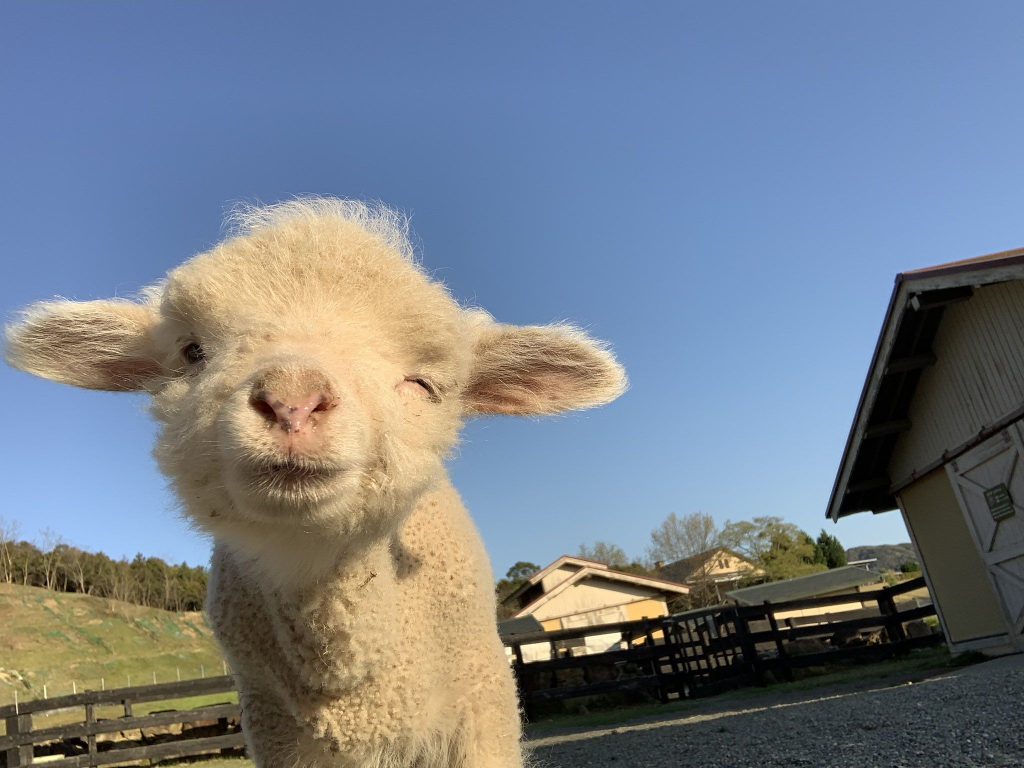
#> input picture Lab 2/src/image.JPG, 2048 x 1536 px, given in place of the camera (shown at 1/2 size)
$ python reactangle_object.py
#> lines starting #> are read from the running program, lines starting #| are printed output that depends on the picture; after the words box and inside, x2 and y2 are one past the last pixel; in counts of white or black regions, pixels touching at a corner belong together
### Lab 2/filter_red.py
import cv2

WINDOW_TRACKBARS_NAME = "setup"
TRACKBAR_NAMES = ['minH', 'minS', 'minV', 'maxH', 'maxS', 'maxV']
TRACKBAR_DEFAULTS = [119, 140, 3, 137, 255, 255]
TRACKBAR_LIMITS = [(0, 179), (0, 255), (0, 255), (0, 179), (0, 255), (0, 255)]


def nothing(args):
    pass


def create_trackbar_window():
    cv2.namedWindow(WINDOW_TRACKBARS_NAME, cv2.WINDOW_NORMAL)
    cv2.resizeWindow(WINDOW_TRACKBARS_NAME, 300, 200)
    for name, default, limits in zip(TRACKBAR_NAMES, TRACKBAR_DEFAULTS, TRACKBAR_LIMITS):
        cv2.createTrackbar(name, WINDOW_TRACKBARS_NAME, default, limits[1], nothing)


def get_trackbar_values():
    return [cv2.getTrackbarPos(name, WINDOW_TRACKBARS_NAME) for name in TRACKBAR_NAMES]


# [28 lines left out: functions apply_color_filter, main, not called in this run]


# [2 lines that do not run on import are left out]

### Lab 2/reactangle_object.py
import cv2
import numpy as np

from filter_red import create_trackbar_window, get_trackbar_values


def main():
    cap = cv2.VideoCapture(0)
    create_trackbar_window()

    while True:
        ret, frame = cap.read()
#> frame is the input picture: shape (1536, 2048, 3); mean B, G, R 138, 126.7, 117.7
        if not ret:
            break

        minH, minS, minV, maxH, maxS, maxV = get_trackbar_values()
        min_p = (minH, minS, minV)
        max_p = (maxH, maxS, maxV)

        hsv_frame = cv2.cvtColor(frame, cv2.COLOR_BGR2HSV_FULL)
#> hsv_frame: shape (1536, 2048, 3); mean H, S, V 101.5, 94.7, 157.7
        hsv_frame[:, :, 0] = (hsv_frame[:, :, 0] + 128) % 0xFF
#> hsv_frame: shape (1536, 2048, 3); mean H, S, V 83.8, 94.7, 157.7

        mask = cv2.inRange(hsv_frame, min_p, max_p)
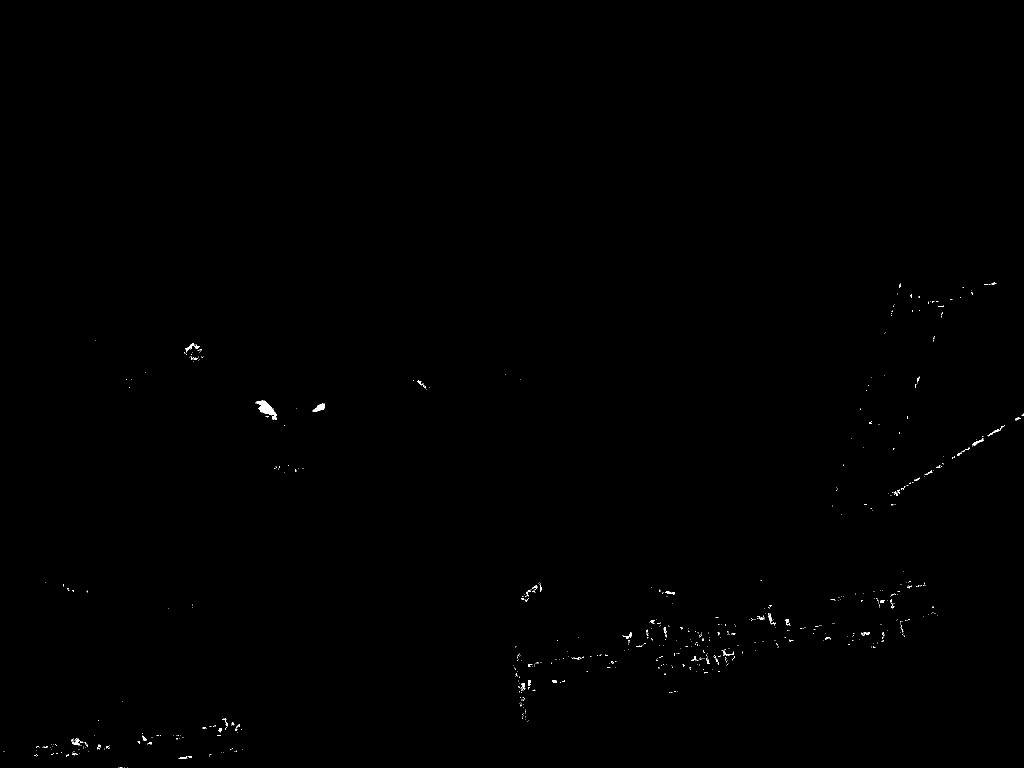
#> mask: shape (1536, 2048) (shown at 1/2 size); 0.16% white; 656 white regions (604 under 20 px), largest, box (x1, y1, x2, y2) and area: (511, 801, 554, 840) 689, (625, 806, 649, 823) 224, (370, 687, 399, 705) 128
        mask = cv2.morphologyEx(mask, cv2.MORPH_OPEN,
                                np.ones((50, 50)))  # erosion + dilation
#> mask: shape (1536, 2048); every value is 0
        mask = cv2.morphologyEx(mask, cv2.MORPH_CLOSE,
                                np.ones((50, 50)))  # dilation + erosion

        hsv_frame_filtered = cv2.bitwise_and(frame, frame, mask=mask)
#> hsv_frame_filtered: shape (1536, 2048, 3); every value is 0

        moments = cv2.moments(mask, True)
#> moments = moments, m00 0
        print(moments['m00'])
#| 0.0

        m01 = moments['m01']  # Y
#> m01 = 0
        m10 = moments['m10']  # X
#> m10 = 0
        area = moments['m00']
#> area = 0
        if area > 100:
            posX = int(m10 / area)
            posY = int(m01 / area)
            cv2.circle(frame, (posX, posY), 5, (255, 0, 0), -1)

            x, y, w, h = cv2.boundingRect(mask)
            cv2.rectangle(frame, (x, y), (x + w, y + h), (0, 0, 0), 3)

        cv2.imshow('Filtered Video', hsv_frame_filtered)
        cv2.imshow('Video', frame)

        if cv2.waitKey(20) & 0xFF == 27:
#> (key Esc is pressed here)
            break

    cv2.destroyAllWindows()
    cap.release()


if __name__ == "__main__":
    main()
